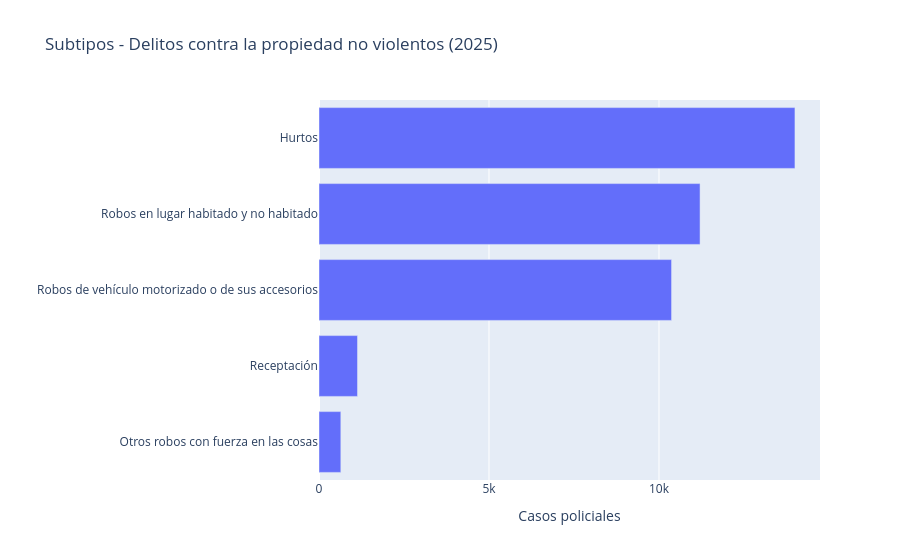

Here is the notebook cell this chart was saved with:
### Markdown cell above
## 7. subtipos de una familia

### Code cell
ds = sub_a[(sub_a['familia'] == familia) & (sub_a['anio'] == 2025)].sort_values('casos')
figb = px.bar(ds, x='casos', y='delito', orientation='h',
              title=f'Subtipos - {familia} (2025)')
figb.update_layout(xaxis_title='Casos policiales', yaxis_title='')
figb.show()

### Figure 1 — Plotly figure (JSON) as saved in the notebook; plotly's stock layout.template omitted (floating-point values rounded to 4 significant figures)
{"data": [{"hovertemplate": "casos=%{x}<br>delito=%{y}<extra></extra>", "legendgroup": "", "marker": {"color": "#636efa", "pattern": {"shape": ""}}, "name": "", "orientation": "h", "showlegend": false, "textposition": "auto", "type": "bar", "x": [642, 1133, 10370, 11208, 13999], "xaxis": "x", "y": ["Otros robos con fuerza en las cosas", "Receptación", "Robos de vehículo motorizado o de sus accesorios", "Robos en lugar habitado y no habitado", "Hurtos"], "yaxis": "y"}], "layout": {"barmode": "relative", "legend": {"tracegroupgap": 0}, "title": {"text": "Subtipos - Delitos contra la propiedad no violentos (2025)"}, "xaxis": {"anchor": "y", "domain": [0, 1], "title": {"text": "Casos policiales"}}, "yaxis": {"anchor": "x", "domain": [0, 1], "title": {"text": ""}}}}
